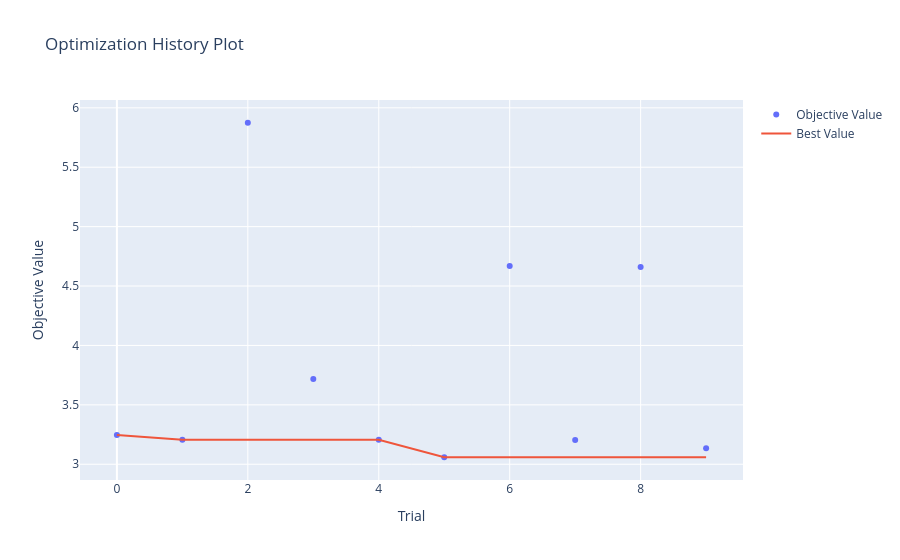

Notebook code for this chart:
### Code cell
plot_optimization_history(study)

### Figure 1 — Plotly figure (JSON) as saved in the notebook; plotly's stock layout.template omitted (floating-point values rounded to 4 significant figures)
{"data": [{"mode": "markers", "name": "Objective Value", "type": "scatter", "x": [0, 1, 2, 3, 4, 5, 6, 7, 8, 9], "y": [3.246, 3.205, 5.874, 3.718, 3.206, 3.059, 4.669, 3.203, 4.66, 3.135]}, {"mode": "lines", "name": "Best Value", "type": "scatter", "x": [0, 1, 2, 3, 4, 5, 6, 7, 8, 9], "y": [3.246, 3.205, 3.205, 3.205, 3.205, 3.059, 3.059, 3.059, 3.059, 3.059]}, {"marker": {"color": "#cccccc"}, "mode": "markers", "name": "Infeasible Trial", "showlegend": false, "type": "scatter", "x": [], "y": []}], "layout": {"title": {"text": "Optimization History Plot"}, "xaxis": {"title": {"text": "Trial"}}, "yaxis": {"title": {"text": "Objective Value"}}}}
